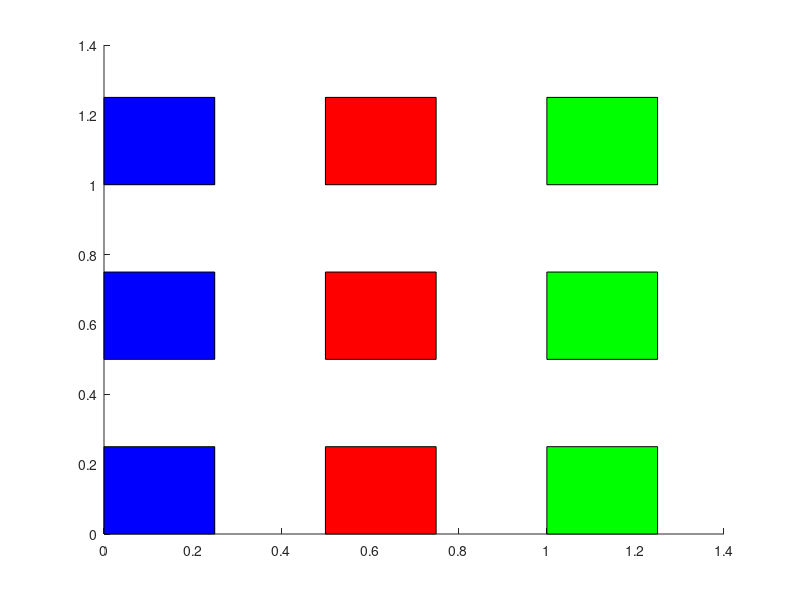

Write MATLAB code to recreate this figure.
function plot() 
%% erstellt ein 3*3 raster der würfeln die durch sortiert werden sollen
%% Farben müssen je nach scanner vergeben werden (noch nicht gemacht)

X1=[0 0 0.25 0.25]
Y1=[0.25 0 0 0.25]
patch(X1,Y1,'b')
hold on;

X2=[0.5 0.5 0.75 0.75]
Y2=[0.25 0 0 0.25]
patch(X2,Y2,'r')
hold on;

X3=[1 1 1.25 1.25]
Y3=[0.25 0 0 0.25]
patch(X3,Y3,'g')
hold on;

X4=[0 0 0.25 0.25]
Y4=[0.75 0.5 0.5 0.75]
patch(X4,Y4,'b')
hold on;

X5=[0.5 0.5 0.75 0.75]
Y5=[0.75 0.5 0.5 0.75]
patch(X5,Y5,'r')
hold on;

X6=[1 1 1.25 1.25]
Y6=[0.75 0.5 0.5 0.75]
patch(X6,Y6,'g')
hold on;

X7=[0 0 0.25 0.25]
Y7=[1.25 1 1 1.25]
patch(X7,Y7,'b')
hold on;

X8=[0.5 0.5 0.75 0.75]
Y8=[1.25 1 1 1.25]
patch(X8,Y8,'r')
hold on;

X9=[1 1 1.25 1.25]
Y9=[1.25 1 1 1.25]
patch(X9,Y9,'g')
hold on;

end